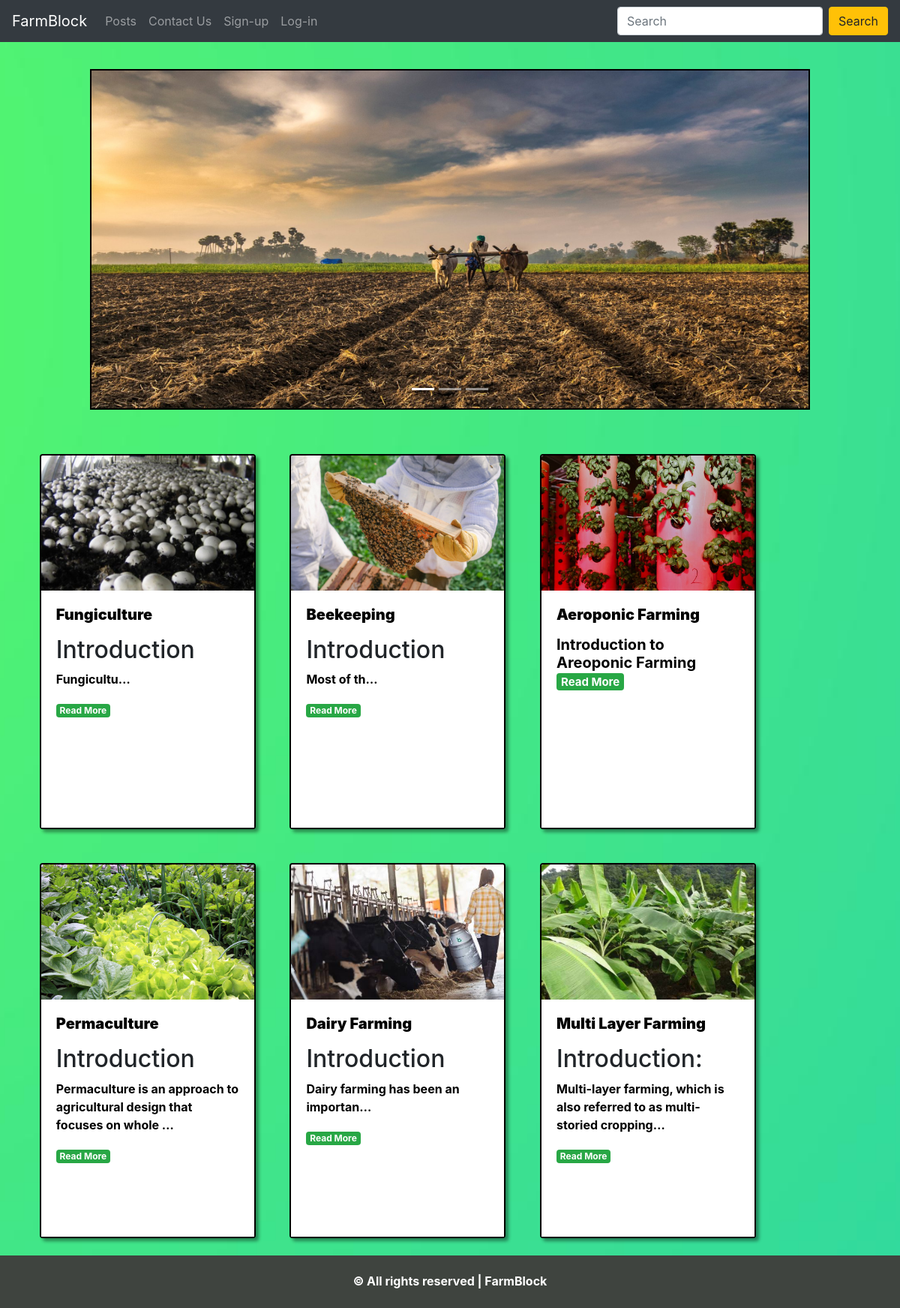
The page / on the database its author committed.
### Post/models.py (models this page shows, shortened)
class BlogPost(models.Model):
    post_id = models.AutoField(primary_key = True)
    slug = models.CharField(max_length=50, default=None)
    Name = models.CharField(max_length=50, default=None)
    Category = models.CharField(max_length=50, default = None)
    author = models.CharField(max_length=50, default = None)
    content = models.TextField(default=None)
    date = DateField(default=None)
    img1 = models.ImageField(upload_to = "images")

### Post/views.py (the view)
# urls.py: path('', views.index, name="Index"),
def index(request):
    a = []
    for i in range(1, 7):
        a.append(bp.objects.get(post_id = i))
    all_post = list(bp.objects.all())
    items = rn.sample(all_post, 6)
    context = {'post' : items}
    return render(request, 'index.html', context)

### templates/index.html (shortened to what this page needs)
{% extends 'base.html'%}
{% block head %}
{% load static %}
<link rel="stylesheet" href="{% static 'CSS/sheet1.css' %}">
{% endblock %}
{% block body %}
<div id="carouselExampleIndicators" class="carousel slide" data-ride="carousel">
  <ol class="carousel-indicators">
    <li data-target="#carouselExampleIndicators" data-slide-to="0" class="active"></li>
    <li data-target="#carouselExampleIndicators" data-slide-to="1"></li>
    <li data-target="#carouselExampleIndicators" data-slide-to="2"></li>
  </ol>
  <div class="carousel-inner">
    <div class="carousel-item active">
      <img height=450 width=200 src="{% static 'Images/image3.jpg' %}" class="d-block w-100" alt="Image not found">
    </div>
  </div>
</div>
<div class="container">
  <div class="row">
    {% for i in post %}
      <div class="card" style="width: 18rem;">
          <img src="/media/{{i.img1}}" class="card-img-top" alt="Image not found">
          <div class="card-body">
              <h5 class="card-title"><b>{{i.Name | title}}</b></h5>
              <p class="card-text" style="font-size: small;">
                {{i.content | safe | truncatechars:100}}
              </p>
              <a href="content/{{i.slug}}" class=""><span class="badge badge-success">Read More</span></a>
          </div>
      </div>
    {% endfor %}
  </div>
</div>
{% endblock %}

### templates/base.html (shortened to what this page needs)
{% load static %}
<!doctype html>
<html lang="en">
<head>
  <link rel="stylesheet" href="https://maxcdn.bootstrapcdn.com/bootstrap/4.0.0/css/bootstrap.min.css"
>
  {% block head %}
  {% endblock %}
</head>
<body>
  <nav class="navbar navbar-expand-lg navbar-dark bg-dark">
    <a class="navbar-brand" href="http://127.0.0.1:8000/">FarmBlock</a>
    <div class="collapse navbar-collapse" id="navbarSupportedContent">
      <ul class="navbar-nav mr-auto">
        <li class="nav-item">
          <a class="nav-link" href="http://127.0.0.1:8000/displayall/">Posts</a>
        </li>
        <li class="nav-item">
          <a class="nav-link" href="http://127.0.0.1:8000/contact/">Contact Us</a>
        </li>
        {% if user.is_authenticated %}
          <li class="nav-item dropdown">
            <a class="nav-link dropdown-toggle" href="#" id="navbarDropdown" role="button" data-toggle="dropdown" aria-expanded="false">
              Welcome {{request.user}}
            </a>
            <div class="dropdown-menu" aria-labelledby="navbarDropdown">
              <a class="dropdown-item" href="/logout/">Log-out</a>
              <a class="dropdown-item" href="/addContent/">Add Posts</a>
              <a class="dropdown-item" href="/userposts/">View your post</a>
            </div>
          </li>
        {% else %}
          <li class="nav-item">
            <a class="nav-link" href="#" data-target="#signUp" data-toggle="modal">Sign-up</a>
          </li>
          <li class="nav-item">
            <a href="#" class="nav-link" data-target="#logIn" data-toggle="modal">Log-in</a>
          </li>
        {% endif %}
      </ul>
      <form class="form-inline my-2 my-lg-0" method="get" action="/search/">
        <input class="form-control mr-sm-2" type="search" placeholder="Search" aria-label="Search" name="query" id="query">
        <button class="btn btn-warning my-2 my-sm-0" type="submit">Search</button>
      </form>
    </div>
  </nav>
  {% block body %}
  {% endblock %}
  <link rel="stylesheet" href="{% static 'CSS/footer.css' %}">
  <footer id="footer">
    <div class="copyrights">
      <p id="footerText">© All rights reserved | FarmBlock</p>
    </div>
  </footer>
</body>
</html>

### static/CSS/sheet1.css (style rules this page uses)
body { background-image: url("/static/Images/background1.jpg"); background-size: cover; background-position: center; background-repeat: no-repeat; }
.card { border:2px solid black; margin:2% 2% 2% 2%; width:300px; height:500px; background-color:white; box-shadow: 4px 4px 4px rgba(0, 0, 0, 0.4); }
.card-body { background-color:white; }
.card-img-top { width: 100%; height: 15vw; object-fit: cover; }
.carousel-inner { width:1000px; margin:3% 8% 3% 10%; border:2px solid black; }
.carousel-inner { width:80%; margin:3% 8% 3% 10%; border:2px solid black; }
h5,p { color:black; font-weight:bold; }
.card-title { color:black; }
.card-text { color:black; }
#footerText { color: white; }

### static/CSS/footer.css (style rules this page uses)
.copyrights { overflow: hidden; padding: 8px; border-top: 14px solid #3f443f; text-align: center; background: #3f443f; font-family: -apple-system, BlinkMacSystemFont, 'Segoe UI', Roboto, Oxygen, Ubuntu, Cantarell, 'Open Sans', 'Helvetica Neue', sans-serif; font-weight: bold; color: white; }

### rows shown on the page
BlogPost: img1 (picture), Name "Fungiculture", content "Introduction Fungicultu…"
BlogPost: img1 (picture), Name "Beekeeping", content "Introduction Most of th…"
BlogPost: img1 (picture), Name "Aeroponic Farming", content "Introduction to Areoponic Farming"
BlogPost: img1 (picture), Name "Permaculture", content "Introduction Permaculture is an approach to agricultural design that focuses on whole …"
BlogPost: img1 (picture), Name "Dairy Farming", content "Introduction Dairy farming has been an importan…"
BlogPost: img1 (picture), Name "Multi Layer Farming", content "Introduction: Multi-layer farming, which is also referred to as multi-storied cropping…"
